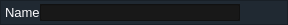
   <widget class="QFrame" name="name_meas">
    <property name="geometry">
     <rect>
      <x>4</x>
      <y>450</y>
      <width>288</width>
      <height>25</height>
     </rect>
    </property>
    <property name="styleSheet">
     <string notr="true">background-color: #202932;</string>
    </property>
    <property name="frameShape">
     <enum>QFrame::StyledPanel</enum>
    </property>
    <property name="frameShadow">
     <enum>QFrame::Raised</enum>
    </property>
    <widget class="QLabel" name="name">
     <property name="geometry">
      <rect>
       <x>5</x>
       <y>5</y>
       <width>50</width>
       <height>14</height>
      </rect>
     </property>
     <property name="font">
      <font>
       <pointsize>10</pointsize>
       <weight>50</weight>
       <italic>false</italic>
       <bold>false</bold>
      </font>
     </property>
     <property name="styleSheet">
      <string notr="true">color: rgb(254, 253, 255);
font: 10pt;</string>
     </property>
     <property name="text">
      <string>Name</string>
     </property>
     <property name="textFormat">
      <enum>Qt::PlainText</enum>
     </property>
    </widget>
    <widget class="QFrame" name="frame_29">
     <property name="geometry">
      <rect>
       <x>40</x>
       <y>4</y>
       <width>200</width>
       <height>17</height>
      </rect>
     </property>
     <property name="styleSheet">
      <string notr="true">background-color: #181818;
border-color: &quot;Solid&quot;;</string>
     </property>
     <property name="frameShape">
      <enum>QFrame::StyledPanel</enum>
     </property>
     <property name="frameShadow">
      <enum>QFrame::Raised</enum>
     </property>
     <widget class="QLineEdit" name="name_measure">
      <property name="geometry">
       <rect>
        <x>0</x>
        <y>0</y>
        <width>200</width>
        <height>17</height>
       </rect>
      </property>
      <property name="styleSheet">
       <string notr="true">color: rgb(255, 255, 255);
font: 8pt;</string>
      </property>
     </widget>
    </widget>
   </widget>
